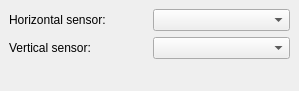
<ui version="4.0" >
 <class>SizeTransformationEditor</class>
 <widget class="QWidget" name="SizeTransformationEditor" >
  <property name="geometry" >
   <rect>
    <x>0</x>
    <y>0</y>
    <width>299</width>
    <height>91</height>
   </rect>
  </property>
  <property name="windowTitle" >
   <string>Form</string>
  </property>
  <layout class="QVBoxLayout" >
   <property name="margin" >
    <number>9</number>
   </property>
   <property name="spacing" >
    <number>6</number>
   </property>
   <item>
    <layout class="QHBoxLayout" >
     <property name="margin" >
      <number>0</number>
     </property>
     <property name="spacing" >
      <number>6</number>
     </property>
     <item>
      <widget class="QLabel" name="label" >
       <property name="text" >
        <string>Horizontal sensor:</string>
       </property>
      </widget>
     </item>
     <item>
      <widget class="KisCmbIDList" name="comboBoxHorizontalSensor" />
     </item>
    </layout>
   </item>
   <item>
    <layout class="QHBoxLayout" >
     <property name="margin" >
      <number>0</number>
     </property>
     <property name="spacing" >
      <number>6</number>
     </property>
     <item>
      <widget class="QLabel" name="label_2" >
       <property name="text" >
        <string>Vertical sensor:</string>
       </property>
      </widget>
     </item>
     <item>
      <widget class="KisCmbIDList" name="comboBoxVerticalSensor" />
     </item>
    </layout>
   </item>
   <item>
    <spacer>
     <property name="orientation" >
      <enum>Qt::Vertical</enum>
     </property>
     <property name="sizeHint" >
      <size>
       <width>20</width>
       <height>40</height>
      </size>
     </property>
    </spacer>
   </item>
  </layout>
 </widget>
 <customwidgets>
  <customwidget>
   <class>KisCmbIDList</class>
   <extends>QComboBox</extends>
   <header>kis_cmb_idlist.h</header>
  </customwidget>
 </customwidgets>
 <resources/>
 <connections/>
</ui>
